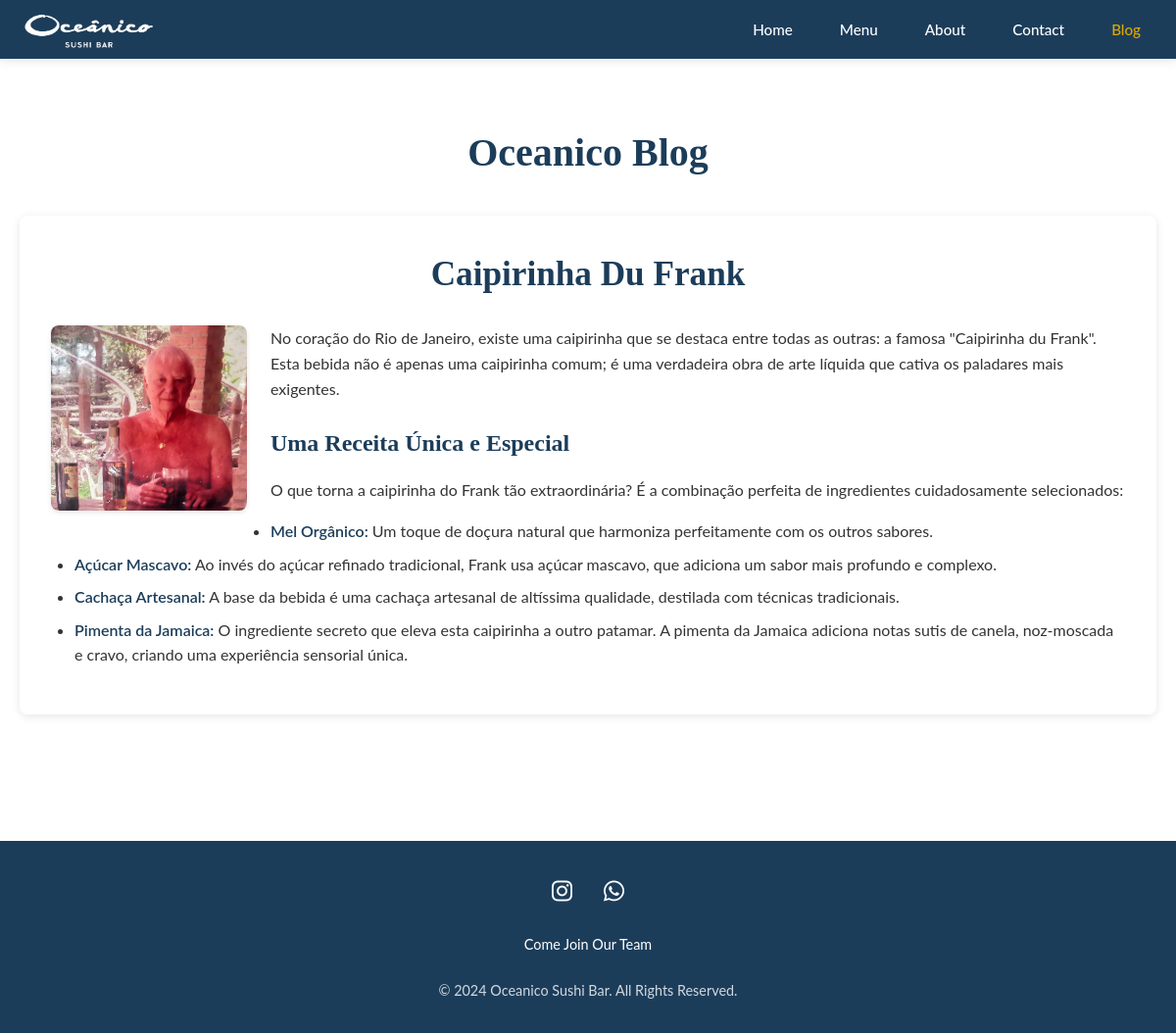
Screenshot of /blog/ with the database file from the repository.
### blog/models.py (models this page shows, shortened)
class BlogPost(models.Model):
    title = models.CharField(max_length=200)
    content = models.TextField()
    author = models.ForeignKey(User, on_delete=models.SET_NULL, null=True, blank=True)
    created_date = models.DateTimeField(default=timezone.now)
    published_date = models.DateTimeField(blank=True, null=True)
    image = models.ImageField(upload_to='blog_images/', blank=True, null=True)
    class Meta:
        ordering = ['-created_date']

### blog/views.py (the view)
# urls.py: path('', views.blog_list, name='blog_list'),
def blog_list(request):
    posts = BlogPost.objects.all().order_by('-created_date')
    return render(request, 'blog/blog_list.html', {'posts': posts})

### templates/blog/blog_list.html (shortened to what this page needs)
{% extends 'base.html' %}
{% load static %}
{% block extra_css %}
<link rel="stylesheet" href="{% static 'css/blog.css' %}">
{% endblock %}
{% block content %}
<section class="blog-list">
    <div class="container">
        <h1 class="blog-title">Oceanico Blog</h1>
        {% for post in posts %}
            <article class="blog-post">
                <h2>{{ post.title }}</h2>
                <div class="post-content">
                    {% if post.image %}
                        <img src="{{ post.image.url }}" alt="{{ post.title }}" class="blog-image">
                    {% endif %}
                    {{ post.content|safe }}
                </div>
            </article>
        {% empty %}
            <p>No blog posts available.</p>
        {% endfor %}
    </div>
</section>
{% endblock %}

### static/css/base.css (style rules this page uses)
html { height: 100%; overflow: hidden; }
:root { --primary-color: #1c3d5a; --secondary-color: #f4f4f4; --accent-color: #e0a800; --text-color: #333333; --light-text: #ffffff; --background-color: #ffffff; --shadow-color: rgba(0, 0, 0, 0.1); --transition: all 0.3s ease-in-out; }
* { margin: 0; padding: 0; box-sizing: border-box; }
body { height: 100%; overflow-y: auto; overflow-x: hidden; overscroll-behavior: none; font-family: 'Lato', sans-serif; line-height: 1.6; color: var(--text-color); background-color: var(--primary-color); min-height: 100vh; display: flex; flex-direction: column; }
.container { width: 100%; max-width: 1200px; margin: 0 auto; padding: 0 20px; }

### static/css/blog.css (style rules this page uses)
.blog-list { padding: 4rem 0; background-color: var(--background-color); }
.container { max-width: 1200px; margin: 0 auto; padding: 0 20px; }
.blog-title { font-family: 'Playfair Display', serif; font-size: 2.5rem; color: var(--primary-color); margin-bottom: 2rem; text-align: center; }
.blog-post { margin-bottom: 4rem; padding: 2rem; background-color: #fff; box-shadow: 0 2px 10px rgba(0, 0, 0, 0.1); border-radius: 8px; }
.blog-post h2 { font-family: 'Playfair Display', serif; font-size: 2.2rem; color: var(--primary-color); margin-bottom: 1.5rem; text-align: center; }
.post-content { line-height: 1.6; color: #333; }
.post-content p { margin-bottom: 1rem; }
.post-content h3 { font-family: 'Playfair Display', serif; font-size: 1.5rem; color: var(--primary-color); margin-top: 1.5rem; margin-bottom: 1rem; }
.post-content ul, .post-content ol { margin-bottom: 1rem; padding-left: 1.5rem; }
.post-content li { margin-bottom: 0.5rem; }
.blog-image { max-width: 200px; height: auto; margin-bottom: 1rem; margin-right: 1.5rem; border-radius: 8px; box-shadow: 0 2px 5px rgba(0,0,0,0.1); float: left; }
.post-content::after { content: ""; display: table; clear: both; }
.post-content strong { font-weight: 600; color: var(--primary-color); }

### rows the page displays
BlogPost: title "Caipirinha Du Frank", image (picture), content "No coração do Rio de Janeiro, existe uma caipirinha que se destaca entre todas as outras: a famosa \"Caipirinha du Frank\". Esta bebida não é apenas uma caipirinha comum; é uma verdadeira obra de arte líquida que cativa os paladares mais exigentes. Uma Receita Única e Especial O que torna a caipirinha do Frank tão extraordinária? É a combinação perfeita de ingredientes cuidadosamente selecionados: Mel Orgânico: Um toque de doçura natural que harmoniza perfeitamente com os outros sabores. Açúcar Mascavo: Ao invés do açúcar refinado tradicional, Frank usa açúcar mascavo, que adiciona um sabor mais profundo e complexo. Cachaça Artesanal: A base da bebida é uma cachaça artesanal de altíssima…"
